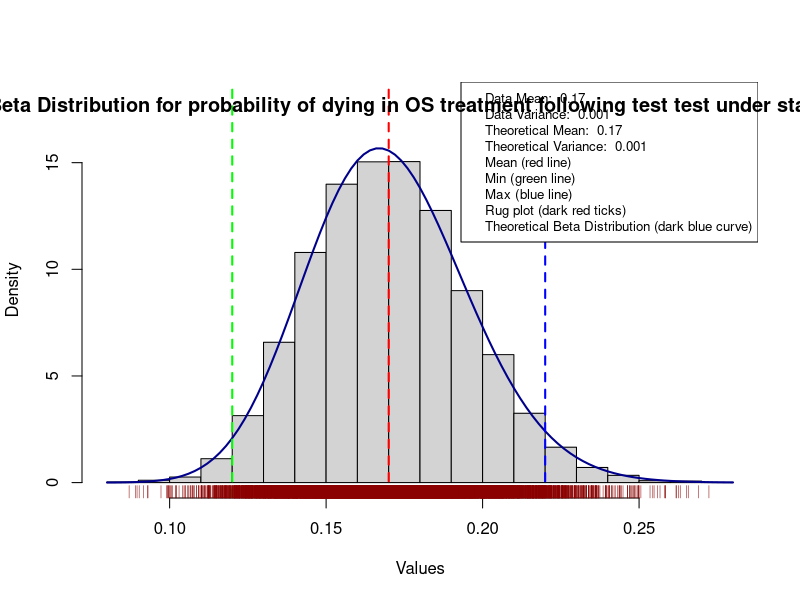

This chart was generated by the following R code:
# Load the utils package
library(utils)

# Assign the value to the variable
P_OSD_SoC <- 0.17

# Add the comment (label)
comment(P_OSD_SoC) <- "probability of dying in OS treatment following test test under standard of care"

# Set your mean and range
plotted_variable <- "P_OSD_SoC"
variable_label <- comment(get(plotted_variable))
max <- 0.22
min <- 0.12
mean <- get(plotted_variable)
se <- ((max)-(mean))/1.96

# Calculate the standard error
std.error <- se

# Generate alpha and beta
alpha.plus.beta <- mean*(1-mean)/(std.error^2)-1
alpha <- mean*alpha.plus.beta
beta <- alpha*(1-mean)/mean

# Generate random values
n_runs <- 10000
random_values <- rbeta(n_runs, shape1 = alpha, shape2 = beta)

# Calculate the mean and variance of your data
data_mean <- mean(random_values)
data_var <- var(random_values)

# Calculate the mean and variance of the theoretical distribution
theoretical_mean <- alpha / (alpha + beta)
theoretical_var <- (alpha * beta) / ((alpha + beta)^2 * (alpha + beta + 1))

# Generate histogram of random values
hist_data <- hist(random_values, plot = FALSE)

# Open a graphics device to save the plot to a file
png(filename = paste0(plotted_variable, "_histogram.png"), width = 800, height = 600)

# Normalize and plot histogram
hist(random_values, freq = FALSE, main = "", xlab = "Values", ylim = c(0, max(hist_data$density) * 1.2))

# Add theoretical beta distribution curve
curve(dbeta(x, shape1 = alpha, shape2 = beta), add = TRUE, col = "darkblue", lwd = 2)

# Add vertical lines for mean, min, and max
abline(v = mean, col = "red", lwd = 2, lty = 2)  # Mean
abline(v = min, col = "green", lwd = 2, lty = 2)  # Min
abline(v = max, col = "blue", lwd = 2, lty = 2)  # Max

# Add rug plot
rug(random_values, col = "darkred")

# Add legend for mean and variance of data and theoretical distribution
legend("topright", legend = c(paste("Data Mean: ", round(data_mean, 3)), paste("Data Variance: ", round(data_var, 3)), paste("Theoretical Mean: ", round(theoretical_mean, 3)), paste("Theoretical Variance: ", round(theoretical_var, 3)), "Mean (red line)", "Min (green line)", "Max (blue line)", "Rug plot (dark red ticks)", "Theoretical Beta Distribution (dark blue curve)"), cex = 0.8)

# Add title
title(main = paste("Histogram with Beta Distribution for", variable_label, "in PSA"), line = -1.5)

# Close the graphics device
dev.off()
